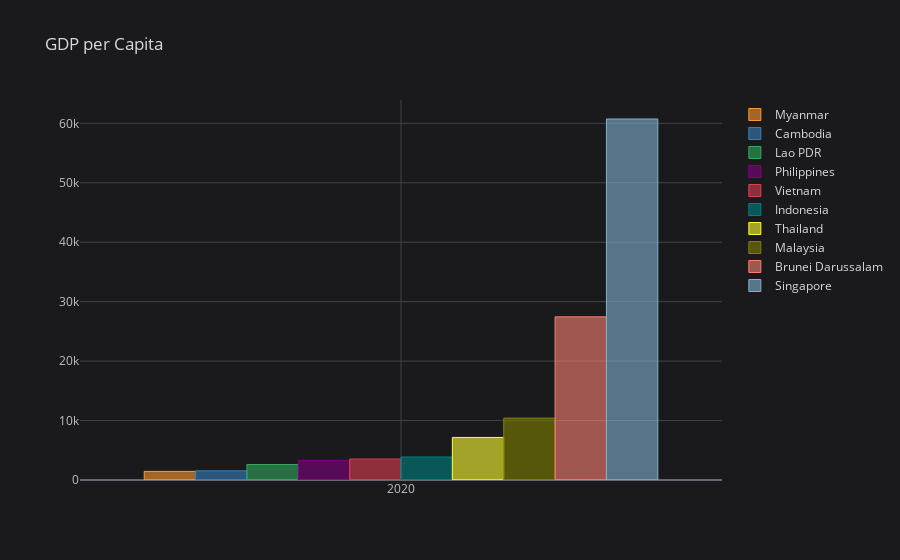

Source (notebook cell):
### Markdown cell above
### GDP per capita in Southeast Asia

### Code cell
b = df_pivot_asean_capita[df_pivot_asean_capita.index.isin([2020])].sort_values(2020, axis=1)

b.iplot(kind="bar", title="GDP per Capita")

### Figure 1 — Plotly figure (JSON) as saved in the notebook; plotly's stock layout.template omitted (floating-point values rounded to 4 significant figures)
{"data": [{"marker": {"color": "rgba(255, 153, 51, 0.6)", "line": {"color": "rgba(255, 153, 51, 1.0)", "width": 1}}, "name": "Myanmar", "orientation": "v", "text": "", "type": "bar", "x": [2020], "y": [1451.0]}, {"marker": {"color": "rgba(55, 128, 191, 0.6)", "line": {"color": "rgba(55, 128, 191, 1.0)", "width": 1}}, "name": "Cambodia", "orientation": "v", "text": "", "type": "bar", "x": [2020], "y": [1548.0]}, {"marker": {"color": "rgba(50, 171, 96, 0.6)", "line": {"color": "rgba(50, 171, 96, 1.0)", "width": 1}}, "name": "Lao PDR", "orientation": "v", "text": "", "type": "bar", "x": [2020], "y": [2609.0]}, {"marker": {"color": "rgba(128, 0, 128, 0.6)", "line": {"color": "rgba(128, 0, 128, 1.0)", "width": 1}}, "name": "Philippines", "orientation": "v", "text": "", "type": "bar", "x": [2020], "y": [3301.0]}, {"marker": {"color": "rgba(219, 64, 82, 0.6)", "line": {"color": "rgba(219, 64, 82, 1.0)", "width": 1}}, "name": "Vietnam", "orientation": "v", "text": "", "type": "bar", "x": [2020], "y": [3526.0]}, {"marker": {"color": "rgba(0, 128, 128, 0.6)", "line": {"color": "rgba(0, 128, 128, 1.0)", "width": 1}}, "name": "Indonesia", "orientation": "v", "text": "", "type": "bar", "x": [2020], "y": [3871.0]}, {"marker": {"color": "rgba(255, 255, 51, 0.6)", "line": {"color": "rgba(255, 255, 51, 1.0)", "width": 1}}, "name": "Thailand", "orientation": "v", "text": "", "type": "bar", "x": [2020], "y": [7159.0]}, {"marker": {"color": "rgba(128, 128, 0, 0.6)", "line": {"color": "rgba(128, 128, 0, 1.0)", "width": 1}}, "name": "Malaysia", "orientation": "v", "text": "", "type": "bar", "x": [2020], "y": [10410.0]}, {"marker": {"color": "rgba(251, 128, 114, 0.6)", "line": {"color": "rgba(251, 128, 114, 1.0)", "width": 1}}, "name": "Brunei Darussalam", "orientation": "v", "text": "", "type": "bar", "x": [2020], "y": [27440.0]}, {"marker": {"color": "rgba(128, 177, 211, 0.6)", "line": {"color": "rgba(128, 177, 211, 1.0)", "width": 1}}, "name": "Singapore", "orientation": "v", "text": "", "type": "bar", "x": [2020], "y": [60730.0]}], "layout": {"legend": {"bgcolor": "#1A1A1C", "font": {"color": "#D9D9D9"}}, "paper_bgcolor": "#1A1A1C", "plot_bgcolor": "#1A1A1C", "title": {"font": {"color": "#D9D9D9"}, "text": "GDP per Capita"}, "xaxis": {"gridcolor": "#434343", "showgrid": true, "tickfont": {"color": "#C2C2C2"}, "title": {"font": {"color": "#D9D9D9"}, "text": ""}, "zerolinecolor": "#666570"}, "yaxis": {"gridcolor": "#434343", "showgrid": true, "tickfont": {"color": "#C2C2C2"}, "title": {"font": {"color": "#D9D9D9"}, "text": ""}, "zerolinecolor": "#666570"}}}
